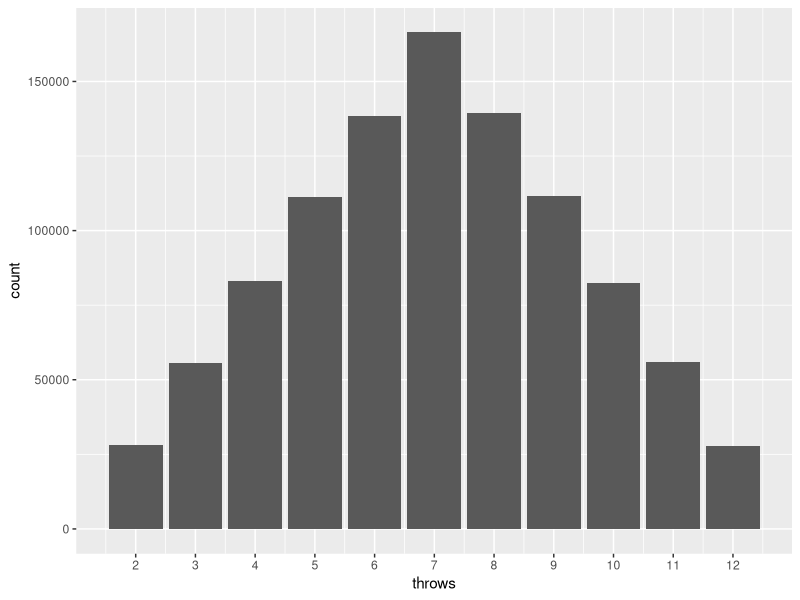

Source code (R):
## ---- chunk 1
knitr::opts_chunk$set(echo = TRUE)
library(tidyverse)
## ---- chunk 2

roll_one_die <- function() {
  sample(1:6,1,TRUE)
}

roll_two_dice <- function(n = 2) {
  sum(sample(1:6,n,TRUE))
}

map_int(1:10, ~ roll_two_dice())

x <- tibble(throws = map_int(rep(2, 10), roll_two_dice))

## ---- chunk 3
y = tibble(throws = map_int(rep(2, 1000000), roll_two_dice)) 

y %>%
  group_by(throws) %>%
  summarise(count = n()) %>%
  ggplot(aes(x = throws, y = count)) +
    geom_col() + 
    scale_x_continuous(breaks = 2:12)

z = tibble(throws = map(rep(1:10), ~list(map_int(rep(2, 6), roll_two_dice)))) %>%
  mutate(winners = 1) #Some code which says "count the number of winners in the list
